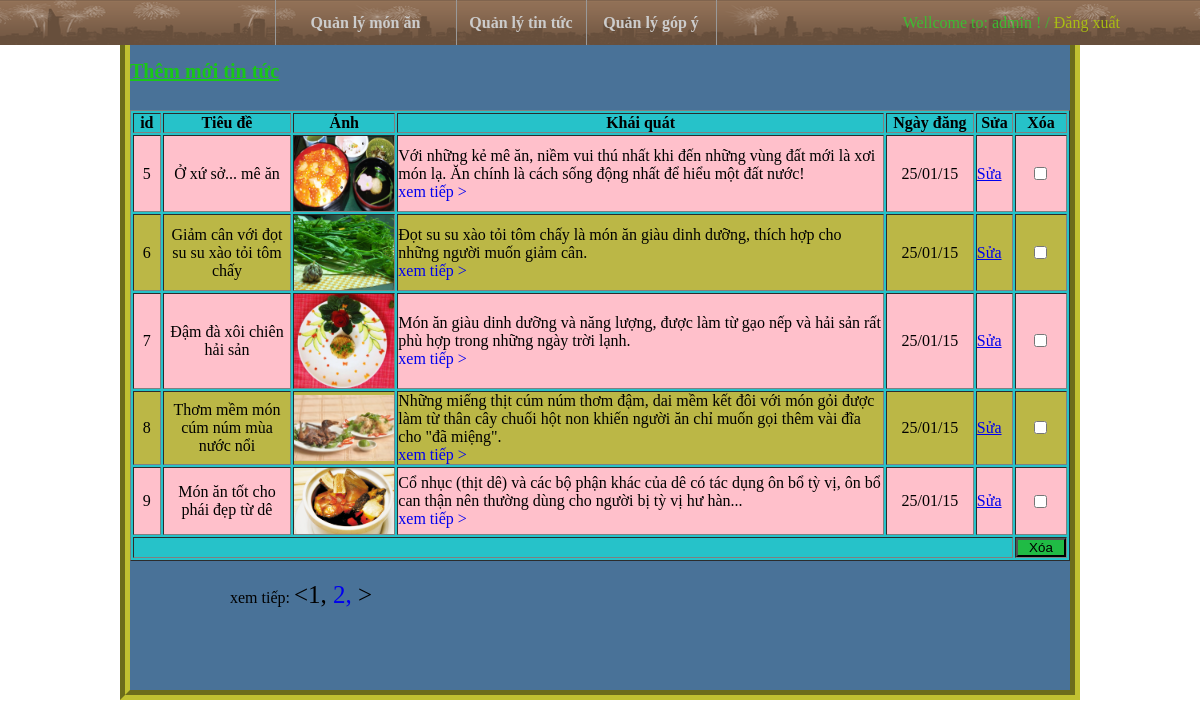
Screenshot of /admin/index.php?index=tintuc (signed in) with the database file from the repository.
### tables this page shows
CREATE TABLE IF NOT EXISTS `tin_tuc` (
`id` int(11) NOT NULL,
  `tieu_de` mediumtext NOT NULL,
  `thong_tin` mediumtext NOT NULL,
  `img` mediumtext NOT NULL,
  `khai_quat` mediumtext NOT NULL,
  `ngay_dang` varchar(55) NOT NULL
);

### admin/index/quanlytintuc.php (the view, shortened to what this page needs)
<?php
				$banghi= mysql_query("select count(*) from tin_tuc");
				$dong= mysql_fetch_array($banghi);
				$tongsodong= $dong[0];
				$kichthuoc=5;
				$tongsotrang=1;
				if($tongsodong%$kichthuoc == 0)
					$tongsotrang= $tongsodong/$kichthuoc;
				else
					$tongsotrang= (int)($tongsodong/$kichthuoc) + 1 ;
				$dongbatdau =1;
				$tranghientai=1;
				if((!isset($_GET['page'])) || ($_GET['page'] == 1)){
					$dongbatdau=0;
					$tranghientai=1;
				}
				else{
					$dongbatdau= ($_GET['page'] - 1) * $kichthuoc;
					$tranghientai=$_GET['page'];
				}
				$result=mysql_query("select * from tin_tuc where id limit {$dongbatdau}, {$kichthuoc} ");
 ?>
 <a style="margin:50px 0 0 0; float:left;font-size:20px;color:#19C717;font-weight:bold;" href="?index=themtin">Thêm mới tin tức</a>
 <form action="index/xulyxoatin.php" method="post">
  <table style="margin:auto;margin-top:100px;" width="100%" border="1" bgcolor="#26C2C9">
      <tr>
        <th width="27">id</th>
        <th width="136">Tiêu đề</th>
        <th width="100">Ảnh</th>
        <th width="531">Khái quát</th>
        <th width="89">Ngày đăng</th>
        <th width="36">Sửa</th>
        <th width="41">Xóa</th>
      </tr>
<?php
	$i = 0;
	$maunen = '';
	while($row = mysql_fetch_array($result)){
			++$i;
			if($i%2 == 0)
			{
				$maunen = "style='background:#BBB746;'";
			}
			else
			{
				$maunen = "style='background:pink;'";
			}
?>
	<tr>
    	<td <?php echo $maunen; ?> align="center"><?php echo $row['id']; ?></td>
        <td <?php echo $maunen; ?> align="center"><?php echo $row['tieu_de']; ?></td>
        <td <?php echo $maunen; ?> align="center"><img src="../images/<?php echo $row['img']; ?>" width="100"/></td>
        <td <?php echo $maunen; ?> align="left"><?php echo $row['khai_quat']; ?><a style="text-decoration:none" href="?index=chitiettin&id=<?php echo $row['id'];?>"><br>xem tiếp ></a></td>
        <td <?php echo $maunen; ?> align="center"><?php echo $row['ngay_dang']; ?></td>
        <td <?php echo $maunen; ?>><a href="index.php?index=suatin&id=<?php echo $row['id']; ?>">Sửa</a></td>
        <td <?php echo $maunen; ?> align="center"><input type="checkbox" name="listid[]" value="<?php echo $row['id']; ?>" /></td>
    </tr>
<?php
		}
?>
    <tr>
    	<td colspan="6">&nbsp;</td>
        <td  align="center"><input style="width:50px;background:#20BB45" type="submit" value="Xóa" /></td>
    </tr>
  </table>
</form>
<p style="color:#000000;margin:20px 0 0 100px;" >xem tiếp:
    <span style="color:#000000;font-size:25px;">
        <?php
        echo "<";
            for($i=1;$i<= $tongsotrang;$i++){
                if($tranghientai == $i){
                    echo $i.", ";
                }
                else{
        ?>
            <a style="text-decoration:none;" href="?index=tintuc&page=<?php echo $i; ?>"><?php echo $i .", "; ?></a>
        <?php
                }
            }
            echo ">";
        ?>
    </span>
</p>

### admin/css/css.css (style rules this page uses)
* { margin:0; padding:0; }
body { font-family:Georgia, "Times New Roman", Times, serif; }

### rows the page displays
tin_tuc: id "5", tieu_de "Ở xứ sở... mê ăn", img (picture), khai_quat "Với những kẻ mê ăn, niềm vui thú nhất khi đến những vùng đất mới là xơi món lạ. Ăn chính là cách sống động nhất để hiểu một đất nước!", ngay_dang "25/01/15"
tin_tuc: id "6", tieu_de "Giảm cân với đọt su su xào tỏi tôm chấy", img (picture), khai_quat "Đọt su su xào tỏi tôm chấy là món ăn giàu dinh dưỡng, thích hợp cho những người muốn giảm cân.", ngay_dang "25/01/15"
tin_tuc: id "7", tieu_de "Đậm đà xôi chiên hải sản", img (picture), khai_quat "Món ăn giàu dinh dưỡng và năng lượng, được làm từ gạo nếp và hải sản rất phù hợp trong những ngày trời lạnh.", ngay_dang "25/01/15"
tin_tuc: id "8", tieu_de "Thơm mềm món cúm núm mùa nước nổi", img (picture), khai_quat "Những miếng thịt cúm núm thơm đậm, dai mềm kết đôi với món gỏi được làm từ thân cây chuối hột non khiến người ăn chỉ muốn gọi thêm vài đĩa cho \"đã miệng\".", ngay_dang "25/01/15"
tin_tuc: id "9", tieu_de "Món ăn tốt cho phái đẹp từ dê", img (picture), khai_quat "Cổ nhục (thịt dê) và các bộ phận khác của dê có tác dụng ôn bổ tỳ vị, ôn bổ can thận nên thường dùng cho người bị tỳ vị hư hàn...", ngay_dang "25/01/15"

### other values shown
$_SESSION['user'] "admin"
